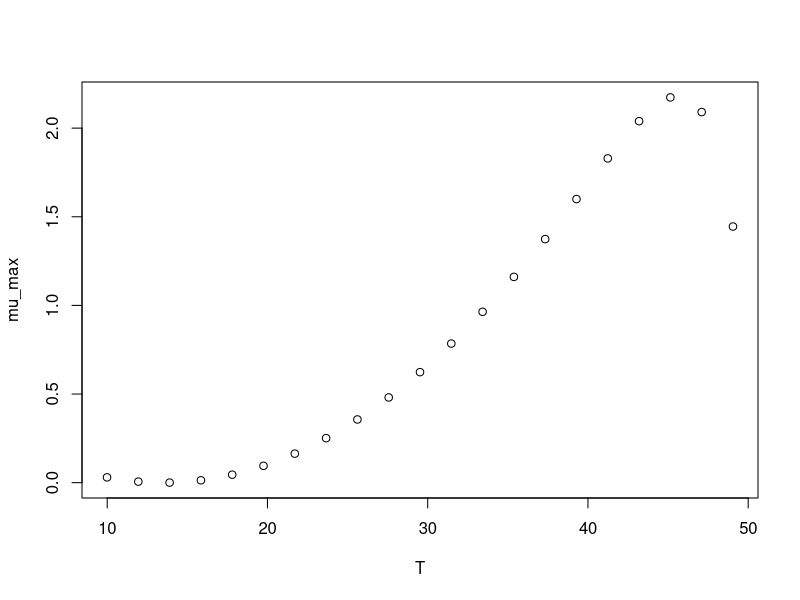

Source code (R):
#############################
# start of Parameter script
#############################
T <- seq(9.99000999000999,49.049,length.out=21)
#############################
# end of Parameter script
#############################
############################# 
# start of Model script Gropin ID 269 
#############################
 
# constant coefficients for this model
A <- 0.00243
B <- 0.41
Tmin <- 13.5
Tmax <- 50.6
 
variables <- data.frame(T)
argumentsPar <- expand.grid(variables)
 
# heart of the model
response_surface <- function(T) {
   mumax <-(A*((T-Tmin)^2)*(1-exp(B*(T-Tmax))))

return(mumax=mumax)
} 

# output parameters
mumax <- cbind(argumentsPar,response_surface(argumentsPar['T']))
colnames(mumax) <- c(colnames(argumentsPar),'mumax')
#############################
# End of Model script
#############################
############################# 
# start of Visualisation script Gropin ID 269 
#############################
plot(T,mumax$mumax,
                          xlab='T',
                          ylab='mu_max')
#############################
# End of Visualisation script
#############################
